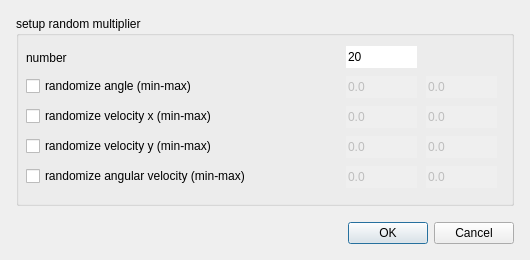
<?xml version="1.0" encoding="UTF-8"?>
<ui version="4.0">
 <class>SelectionMultiplyRandomDialog</class>
 <widget class="QDialog" name="SelectionMultiplyRandomDialog">
  <property name="geometry">
   <rect>
    <x>0</x>
    <y>0</y>
    <width>530</width>
    <height>260</height>
   </rect>
  </property>
  <property name="minimumSize">
   <size>
    <width>530</width>
    <height>260</height>
   </size>
  </property>
  <property name="windowTitle">
   <string>random multiplier</string>
  </property>
  <layout class="QGridLayout" name="gridLayout">
   <property name="leftMargin">
    <number>16</number>
   </property>
   <property name="topMargin">
    <number>16</number>
   </property>
   <property name="rightMargin">
    <number>16</number>
   </property>
   <property name="bottomMargin">
    <number>16</number>
   </property>
   <property name="spacing">
    <number>16</number>
   </property>
   <item row="0" column="0">
    <widget class="QGroupBox" name="groupBox">
     <property name="title">
      <string>setup random multiplier</string>
     </property>
     <widget class="QLabel" name="label">
      <property name="geometry">
       <rect>
        <x>10</x>
        <y>34</y>
        <width>201</width>
        <height>16</height>
       </rect>
      </property>
      <property name="text">
       <string>number</string>
      </property>
     </widget>
     <widget class="QLineEdit" name="numberEdit">
      <property name="geometry">
       <rect>
        <x>330</x>
        <y>30</y>
        <width>71</width>
        <height>22</height>
       </rect>
      </property>
      <property name="text">
       <string>20</string>
      </property>
      <property name="frame">
       <bool>false</bool>
      </property>
     </widget>
     <widget class="QLineEdit" name="minAngVelEdit">
      <property name="enabled">
       <bool>false</bool>
      </property>
      <property name="geometry">
       <rect>
        <x>330</x>
        <y>150</y>
        <width>71</width>
        <height>22</height>
       </rect>
      </property>
      <property name="text">
       <string>0.0</string>
      </property>
      <property name="frame">
       <bool>false</bool>
      </property>
     </widget>
     <widget class="QLineEdit" name="maxAngVelEdit">
      <property name="enabled">
       <bool>false</bool>
      </property>
      <property name="geometry">
       <rect>
        <x>410</x>
        <y>150</y>
        <width>71</width>
        <height>22</height>
       </rect>
      </property>
      <property name="text">
       <string>0.0</string>
      </property>
      <property name="frame">
       <bool>false</bool>
      </property>
     </widget>
     <widget class="QLineEdit" name="maxVelXEdit">
      <property name="enabled">
       <bool>false</bool>
      </property>
      <property name="geometry">
       <rect>
        <x>410</x>
        <y>90</y>
        <width>71</width>
        <height>22</height>
       </rect>
      </property>
      <property name="text">
       <string>0.0</string>
      </property>
      <property name="frame">
       <bool>false</bool>
      </property>
     </widget>
     <widget class="QLineEdit" name="minVelXEdit">
      <property name="enabled">
       <bool>false</bool>
      </property>
      <property name="geometry">
       <rect>
        <x>330</x>
        <y>90</y>
        <width>71</width>
        <height>22</height>
       </rect>
      </property>
      <property name="text">
       <string>0.0</string>
      </property>
      <property name="frame">
       <bool>false</bool>
      </property>
     </widget>
     <widget class="QLineEdit" name="minVelYEdit">
      <property name="enabled">
       <bool>false</bool>
      </property>
      <property name="geometry">
       <rect>
        <x>330</x>
        <y>120</y>
        <width>71</width>
        <height>22</height>
       </rect>
      </property>
      <property name="text">
       <string>0.0</string>
      </property>
      <property name="frame">
       <bool>false</bool>
      </property>
     </widget>
     <widget class="QLineEdit" name="maxVelYEdit">
      <property name="enabled">
       <bool>false</bool>
      </property>
      <property name="geometry">
       <rect>
        <x>410</x>
        <y>120</y>
        <width>71</width>
        <height>22</height>
       </rect>
      </property>
      <property name="text">
       <string>0.0</string>
      </property>
      <property name="frame">
       <bool>false</bool>
      </property>
     </widget>
     <widget class="QCheckBox" name="randomizeVelXcheckBox">
      <property name="geometry">
       <rect>
        <x>10</x>
        <y>90</y>
        <width>301</width>
        <height>20</height>
       </rect>
      </property>
      <property name="text">
       <string>randomize velocity x (min-max)</string>
      </property>
     </widget>
     <widget class="QCheckBox" name="randomizeVelYcheckBox">
      <property name="geometry">
       <rect>
        <x>10</x>
        <y>120</y>
        <width>291</width>
        <height>20</height>
       </rect>
      </property>
      <property name="text">
       <string>randomize velocity y (min-max)</string>
      </property>
     </widget>
     <widget class="QCheckBox" name="randomizeAngVelcheckBox">
      <property name="geometry">
       <rect>
        <x>10</x>
        <y>150</y>
        <width>301</width>
        <height>20</height>
       </rect>
      </property>
      <property name="text">
       <string>randomize angular velocity (min-max)</string>
      </property>
     </widget>
     <widget class="QCheckBox" name="randomizeAngleCheckBox">
      <property name="geometry">
       <rect>
        <x>10</x>
        <y>60</y>
        <width>301</width>
        <height>20</height>
       </rect>
      </property>
      <property name="text">
       <string>randomize angle (min-max)</string>
      </property>
     </widget>
     <widget class="QLineEdit" name="minAngleEdit">
      <property name="enabled">
       <bool>false</bool>
      </property>
      <property name="geometry">
       <rect>
        <x>330</x>
        <y>60</y>
        <width>71</width>
        <height>22</height>
       </rect>
      </property>
      <property name="text">
       <string>0.0</string>
      </property>
      <property name="frame">
       <bool>false</bool>
      </property>
     </widget>
     <widget class="QLineEdit" name="maxAngleEdit">
      <property name="enabled">
       <bool>false</bool>
      </property>
      <property name="geometry">
       <rect>
        <x>410</x>
        <y>60</y>
        <width>71</width>
        <height>22</height>
       </rect>
      </property>
      <property name="text">
       <string>0.0</string>
      </property>
      <property name="frame">
       <bool>false</bool>
      </property>
     </widget>
    </widget>
   </item>
   <item row="1" column="0">
    <widget class="QDialogButtonBox" name="buttonBox">
     <property name="orientation">
      <enum>Qt::Horizontal</enum>
     </property>
     <property name="standardButtons">
      <set>QDialogButtonBox::Cancel|QDialogButtonBox::Ok</set>
     </property>
    </widget>
   </item>
  </layout>
 </widget>
 <resources/>
 <connections>
  <connection>
   <sender>buttonBox</sender>
   <signal>accepted()</signal>
   <receiver>SelectionMultiplyRandomDialog</receiver>
   <slot>accept()</slot>
   <hints>
    <hint type="sourcelabel">
     <x>264</x>
     <y>244</y>
    </hint>
    <hint type="destinationlabel">
     <x>157</x>
     <y>260</y>
    </hint>
   </hints>
  </connection>
  <connection>
   <sender>buttonBox</sender>
   <signal>rejected()</signal>
   <receiver>SelectionMultiplyRandomDialog</receiver>
   <slot>reject()</slot>
   <hints>
    <hint type="sourcelabel">
     <x>332</x>
     <y>244</y>
    </hint>
    <hint type="destinationlabel">
     <x>286</x>
     <y>260</y>
    </hint>
   </hints>
  </connection>
  <connection>
   <sender>randomizeVelXcheckBox</sender>
   <signal>toggled(bool)</signal>
   <receiver>minVelXEdit</receiver>
   <slot>setEnabled(bool)</slot>
   <hints>
    <hint type="sourcelabel">
     <x>214</x>
     <y>125</y>
    </hint>
    <hint type="destinationlabel">
     <x>377</x>
     <y>119</y>
    </hint>
   </hints>
  </connection>
  <connection>
   <sender>randomizeVelXcheckBox</sender>
   <signal>toggled(bool)</signal>
   <receiver>maxVelXEdit</receiver>
   <slot>setEnabled(bool)</slot>
   <hints>
    <hint type="sourcelabel">
     <x>114</x>
     <y>113</y>
    </hint>
    <hint type="destinationlabel">
     <x>453</x>
     <y>118</y>
    </hint>
   </hints>
  </connection>
  <connection>
   <sender>randomizeVelYcheckBox</sender>
   <signal>toggled(bool)</signal>
   <receiver>minVelYEdit</receiver>
   <slot>setEnabled(bool)</slot>
   <hints>
    <hint type="sourcelabel">
     <x>169</x>
     <y>148</y>
    </hint>
    <hint type="destinationlabel">
     <x>375</x>
     <y>147</y>
    </hint>
   </hints>
  </connection>
  <connection>
   <sender>randomizeVelYcheckBox</sender>
   <signal>toggled(bool)</signal>
   <receiver>maxVelYEdit</receiver>
   <slot>setEnabled(bool)</slot>
   <hints>
    <hint type="sourcelabel">
     <x>227</x>
     <y>145</y>
    </hint>
    <hint type="destinationlabel">
     <x>465</x>
     <y>148</y>
    </hint>
   </hints>
  </connection>
  <connection>
   <sender>randomizeAngVelcheckBox</sender>
   <signal>toggled(bool)</signal>
   <receiver>minAngVelEdit</receiver>
   <slot>setEnabled(bool)</slot>
   <hints>
    <hint type="sourcelabel">
     <x>237</x>
     <y>180</y>
    </hint>
    <hint type="destinationlabel">
     <x>363</x>
     <y>174</y>
    </hint>
   </hints>
  </connection>
  <connection>
   <sender>randomizeAngVelcheckBox</sender>
   <signal>toggled(bool)</signal>
   <receiver>maxAngVelEdit</receiver>
   <slot>setEnabled(bool)</slot>
   <hints>
    <hint type="sourcelabel">
     <x>204</x>
     <y>176</y>
    </hint>
    <hint type="destinationlabel">
     <x>467</x>
     <y>177</y>
    </hint>
   </hints>
  </connection>
  <connection>
   <sender>randomizeAngleCheckBox</sender>
   <signal>toggled(bool)</signal>
   <receiver>minAngleEdit</receiver>
   <slot>setEnabled(bool)</slot>
   <hints>
    <hint type="sourcelabel">
     <x>97</x>
     <y>85</y>
    </hint>
    <hint type="destinationlabel">
     <x>365</x>
     <y>87</y>
    </hint>
   </hints>
  </connection>
  <connection>
   <sender>randomizeAngleCheckBox</sender>
   <signal>toggled(bool)</signal>
   <receiver>maxAngleEdit</receiver>
   <slot>setEnabled(bool)</slot>
   <hints>
    <hint type="sourcelabel">
     <x>184</x>
     <y>87</y>
    </hint>
    <hint type="destinationlabel">
     <x>453</x>
     <y>87</y>
    </hint>
   </hints>
  </connection>
 </connections>
</ui>
